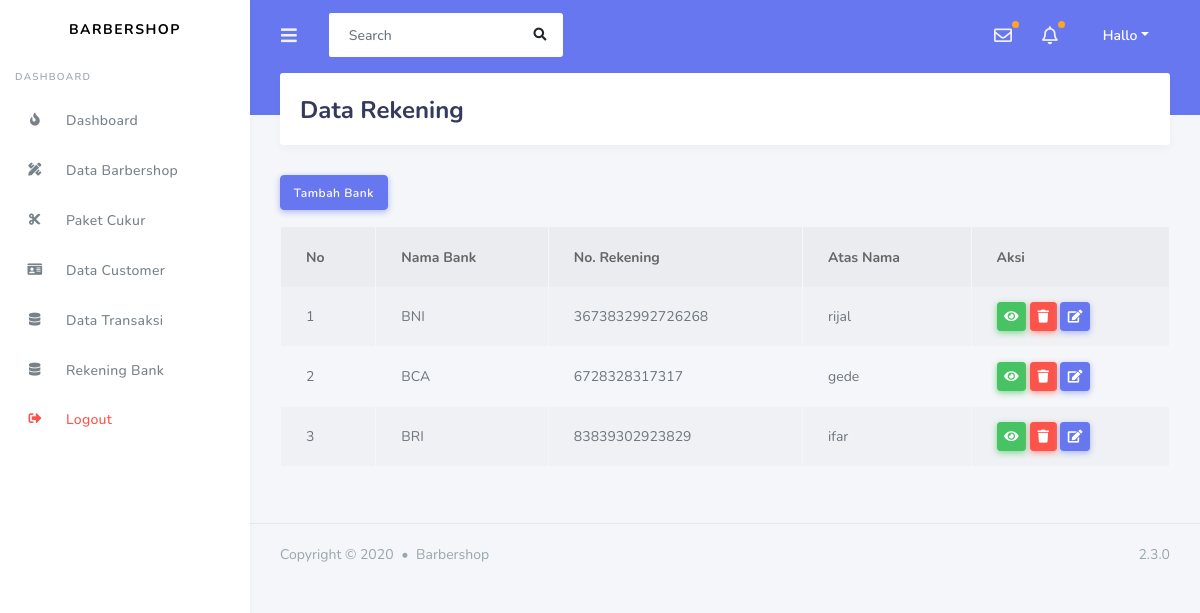
/tugas_barber/index.php/admin/rekening, run on the app's committed database.
### tables this page shows
CREATE TABLE `rekening` (
  `id_bank` int(11) NOT NULL,
  `nama_bank` varchar(120) NOT NULL,
  `no_rekening` varchar(120) NOT NULL,
  `atas_nama` varchar(120) NOT NULL
);

### tugas_barber/application/controllers/admin/rekening.php (called while the page is built, shortened)
<?php
class Rekening extends CI_Controller
{
    public function index()
    {
        $data['bank'] = $this->paket_model->get_data('rekening')->result();
        $this->load->view('template_admin/header');
        $this->load->view('template_admin/sidebar');
        $this->load->view('admin/rekening', $data);
        $this->load->view('template_admin/footer');
    }
}
?>

### tugas_barber/index.php (called while the page is built, shortened)
<?php
require_once BASEPATH.'core/CodeIgniter.php';

### tugas_barber/application/models/paket_model.php (called while the page is built, shortened)
<?php
class Paket_model extends CI_model
{
    public function get_data($table)
    {
        return $this->db->get($table);
    }
}
?>

### tugas_barber/application/views/admin/rekening.php (the view, shortened to what this page needs)
<div class="main-content">
    <section class="section">
          <div class="section-header">
            <h1>Data Rekening</h1>
          </div>
          <a href ="<?php echo base_url('admin/rekening/tambah_bank')   ?>" class="btn btn-primary mb-3">Tambah Bank</a>
          <table class="table table-hover table-striped table-bordered">
            <thead>
            <tr>
                <th>No</th>
                <th>Nama Bank</th>
                <th>No. Rekening</th>
                <th>Atas Nama</th>
                <th>Aksi</th>
            </tr>
            </thead>
            <tbody>
                <?php
                $no=1;
                foreach($bank as $bk) :  ?>
                <tr>
                    <td><?php echo $no++ ?></td>
                    <td><?php echo $bk->nama_bank ?></td>
                    <td><?php echo $bk->no_rekening ?></td>
                    <td><?php echo $bk->atas_nama ?></td>
                    <td>
                        <a href="<?php echo base_url('admin/paket_cukur/detail_paket/').$bk->id_bank ?>" class="btn btn-sm btn-success"><i class=" fas fa-eye"></i></a>
                        <a href="<?php echo base_url('admin/paket_cukur/delete_paket/').$bk->id_bank ?>" class="btn btn-sm btn-danger"><i class=" fas fa-trash"></i></a>
                        <a href="<?php echo base_url('admin/paket_cukur/update_paket/').$bk->id_bank ?>" class="btn btn-sm btn-primary"><i class=" fas fa-edit"></i></a>
                    </td>
                </tr>
                <?php endforeach; ?>
            </tbody>
          </table>
    </section>
</div>

### data on the page
rekening: nama_bank "BNI", no_rekening "3673832992726268", atas_nama "rijal"
rekening: nama_bank "BCA", no_rekening "6728328317317", atas_nama "gede"
rekening: nama_bank "BRI", no_rekening "83839302923829", atas_nama "ifar"
